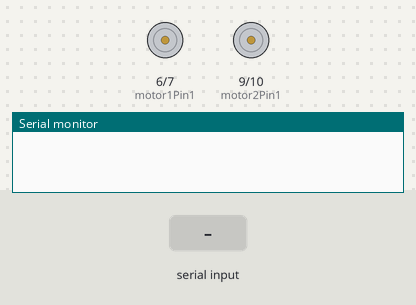
Simulated run of this sketch. Board: Arduino Uno, built with avr-gcc and run on an emulated ATmega328P. Shown: motor-driver pin pairs drawn as motors (green arrow = first pin HIGH = forward, orange = second pin HIGH = backward, longer = more drive, scaled by the enable pin), the last lines printed to the serial monitor. The test bench sets the inputs (shaded band).

Above: at 1.2 s.
1.3 s: "0" received over Serial
At 1.6 s:
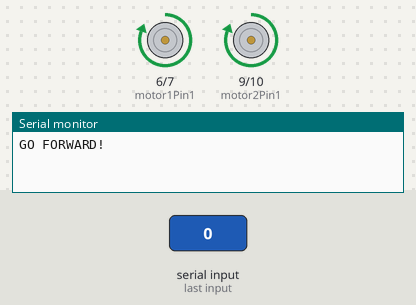
2.8 s: "1" received over Serial
At 4.0 s:
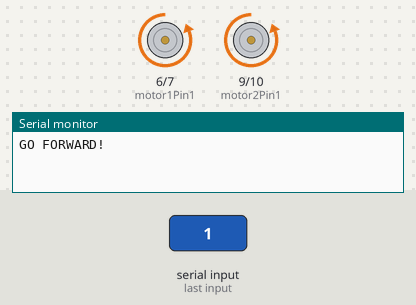
4.3 s: "2" received over Serial
At 4.7 s:
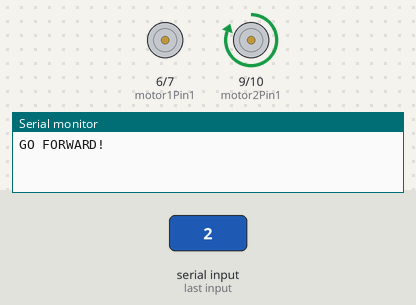
6.3 s: "3" received over Serial
At 6.6 s:
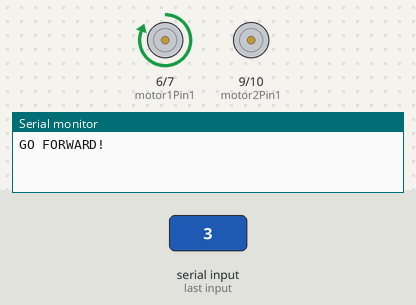
8.3 s: "5" received over Serial
At 9.4 s:
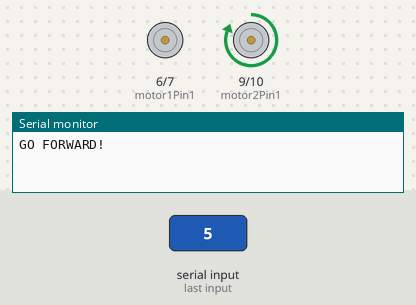
9.8 s: "4" received over Serial
At 10.5 s:
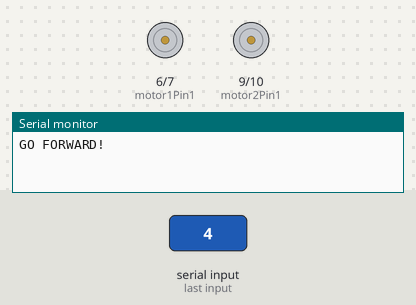
Timing chart, 0 to 12.3 s (numbered marks = the images above; inputs shaded):
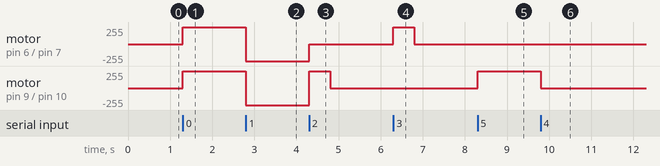

Measured:
- after the input at 1.3 s, motor on pin 6 (motor1Pin1) / pin 7 (motor1Pin2), motor on pin 9 (motor2Pin1) / pin 10 (motor2Pin2): stopped → forward 255/255 at once
- after the input at 2.8 s, motor on pin 6 (motor1Pin1) / pin 7 (motor1Pin2), motor on pin 9 (motor2Pin1) / pin 10 (motor2Pin2): forward 255/255 → backward 255/255 at once
- after the input at 4.3 s, motor on pin 6 (motor1Pin1) / pin 7 (motor1Pin2): backward 255/255 → stopped at once; motor on pin 9 (motor2Pin1) / pin 10 (motor2Pin2): backward 255/255 → forward 255/255 at once, → stopped 0.50 s later
- after the input at 6.3 s, motor on pin 6 (motor1Pin1) / pin 7 (motor1Pin2): stopped → forward 255/255 at once, → stopped 0.50 s later
- after the input at 8.3 s, motor on pin 9 (motor2Pin1) / pin 10 (motor2Pin2): stopped → forward 255/255 at once
- after the input at 9.8 s, motor on pin 9 (motor2Pin1) / pin 10 (motor2Pin2): forward 255/255 → stopped at once

The sketch:

car.ino
```cpp
int motor1Pin1 = 6;  // pin 2
int motor1Pin2 = 7;  // pin 7
int enable1Pin = 5;  // pin 1
int motor2Pin1 = 9;  // pin 10
int motor2Pin2 = 10;  // pin 15
int enable2Pin = 8;  // pin 9
int flag = 0;
int state = 0;
int stateStop = 0;

int trigPin = 2;
int echoPin = 3;
long duration, cm;

void setup() {
  pinMode(motor1Pin1, OUTPUT);
  pinMode(motor1Pin2, OUTPUT);
  pinMode(enable1Pin, OUTPUT);
  pinMode(motor2Pin1, OUTPUT);
  pinMode(motor2Pin2, OUTPUT);
  pinMode(enable2Pin, OUTPUT);
  digitalWrite(enable1Pin, HIGH);
  digitalWrite(enable2Pin, HIGH);
  pinMode(trigPin, OUTPUT);
  pinMode(echoPin, INPUT);
  Serial.begin(9600);
}
void goForward() {
  digitalWrite(motor1Pin1, HIGH);
  digitalWrite(motor1Pin2, LOW);
  digitalWrite(motor2Pin1, HIGH);
  digitalWrite(motor2Pin2, LOW);
  if (flag == 0) {
    Serial.println("GO FORWARD!");
    flag = 1;
  }
}

void turnLeft() {
  digitalWrite(motor1Pin1, LOW);
  digitalWrite(motor1Pin2, LOW);
  digitalWrite(motor2Pin1, HIGH);
  digitalWrite(motor2Pin2, LOW);
  if (flag == 0) {
    Serial.println("TURN LEFT");
    flag = 1;
  }
  delay(500);
  state = 10;
  stateStop = 1;
}

void selfTurn() {
  digitalWrite(motor1Pin1, LOW);
  digitalWrite(motor1Pin2, LOW);
  digitalWrite(motor2Pin1, LOW);
  digitalWrite(motor2Pin2, LOW);
  delay(500);
  digitalWrite(motor1Pin1, LOW);
  digitalWrite(motor1Pin2, LOW);
  digitalWrite(motor2Pin1, HIGH);
  digitalWrite(motor2Pin2, LOW);
  if (flag == 0) {
    Serial.println("TURN LEFT");
    flag = 1;
  }
  delay(1500);
  stateStop = 1;
}
void loop() {
  if (Serial.available() > 0){
    state = Serial.read();
  }
  // forward
  if (state == '0') {
    goForward();
  }
  // backward
  else if (state == '1') {
    digitalWrite(motor1Pin1, LOW);
    digitalWrite(motor1Pin2, HIGH);
    digitalWrite(motor2Pin1, LOW);
    digitalWrite(motor2Pin2, HIGH);
    if (flag == 0) {
      Serial.println("GO BACKWARD!");
      flag = 1;
    }
  }
//left
  else if (state == '2') {
    turnLeft();
  }
  // right
  else if (state == '3') {
   digitalWrite(motor1Pin1, HIGH);
    digitalWrite(motor1Pin2, LOW);
    digitalWrite(motor2Pin1, LOW);
    digitalWrite(motor2Pin2, LOW);
    if (flag == 0) {
      Serial.println("TURN RIGHT");
      flag = 1;
    }
    delay(500);
    state = 10;
    stateStop = 1;
  }
  // stop
  else if (state == '4' || stateStop == 1) {
    digitalWrite(motor1Pin1, LOW);
    digitalWrite(motor1Pin2, LOW);
    digitalWrite(motor2Pin1, LOW);
    digitalWrite(motor2Pin2, LOW);
    if (flag == 0) {
      Serial.println("STOP");
      flag = 1;
    }
    stateStop = 0;
  }
  // ultrasonic
  else if (state == '7') {
    do {
       if (Serial.available() > 0){
         state = Serial.read();
         if (state != '7'){
           break;
        }
       }
      goForward();

      digitalWrite(trigPin, LOW);
      delayMicroseconds(5);
      digitalWrite(trigPin, HIGH);
      delayMicroseconds(10);
      digitalWrite(trigPin, LOW);

      pinMode(echoPin, INPUT);
      duration = pulseIn(echoPin, HIGH);

      cm = (duration/2) / 29.1;

      Serial.print(cm);
      Serial.print("cm");
      Serial.println();
   } while (cm > 35);
   if (state == '7') {
    selfTurn();
   }
  }
  // spin left
  else if (state == '5') {
    digitalWrite(motor1Pin1, LOW);
    digitalWrite(motor1Pin2, LOW);
    digitalWrite(motor2Pin1, HIGH);
    digitalWrite(motor2Pin2, LOW);
    if (flag == 0) {
      Serial.println("TURN LEFT");
      flag = 1;
    }
   }
//  spin right
  else if (state == '6') {
    digitalWrite(motor1Pin1, HIGH);
    digitalWrite(motor1Pin2, LOW);
    digitalWrite(motor2Pin1, LOW);
    digitalWrite(motor2Pin2, LOW);
    if (flag == 0) {
      Serial.println("TURN RIGHT");
      flag = 1;
    }
  }
}
```
